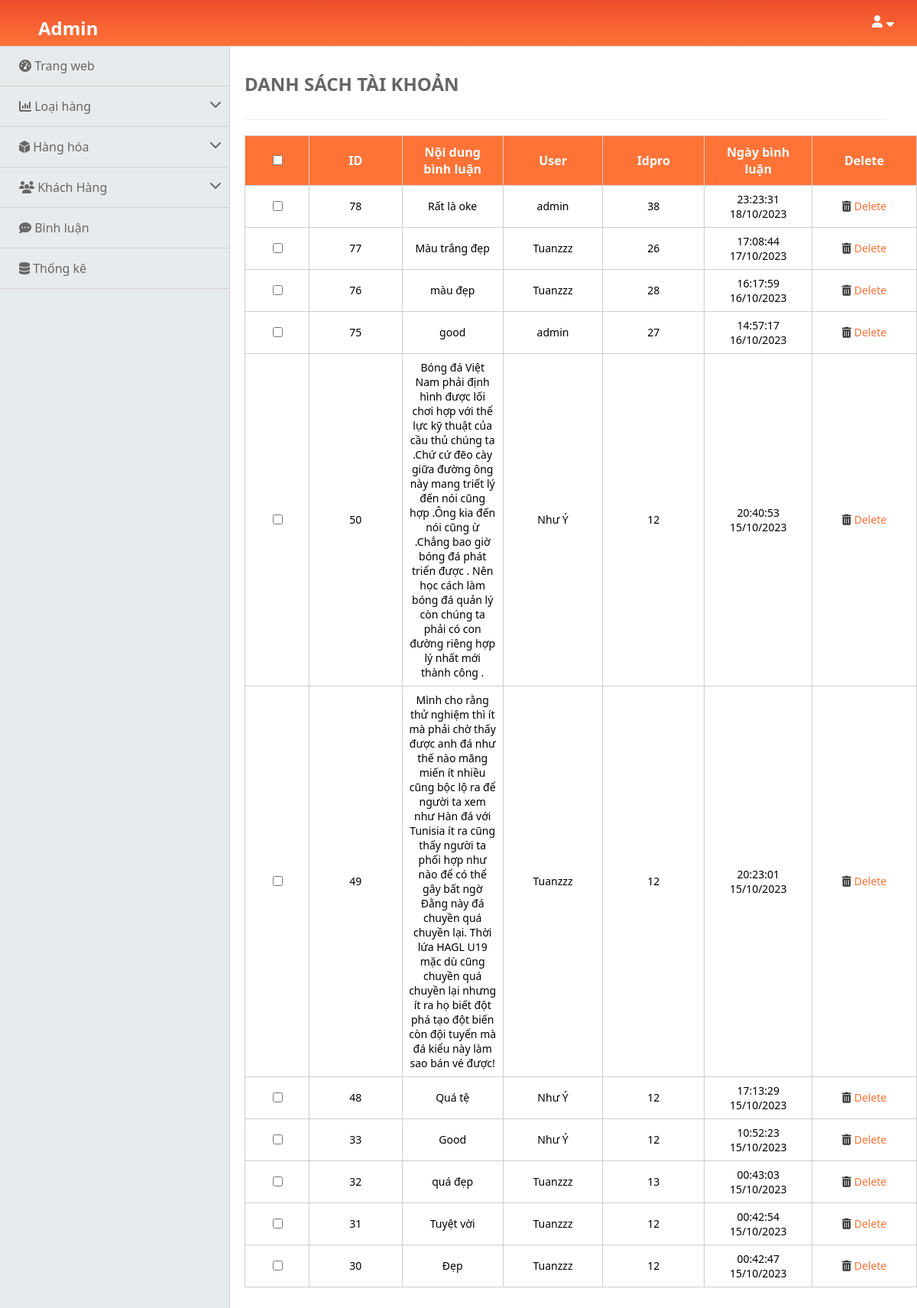
/admin/index.php?act=listbl, run on the app's committed database.
### tables this page shows
CREATE TABLE `binhluan` (
  `id` int(11) NOT NULL,
  `noidung` text NOT NULL,
  `iduser` varchar(255) NOT NULL,
  `idpro` int(11) NOT NULL,
  `ngaybinhluan` varchar(255) NOT NULL
);

CREATE TABLE `taikhoan` (
  `id` int(11) NOT NULL,
  `user` varchar(255) NOT NULL,
  `pass` varchar(255) NOT NULL,
  `email` varchar(255) NOT NULL,
  `address` varchar(255) DEFAULT NULL,
  `tel` varchar(10) DEFAULT NULL,
  `role` tinyint(4) NOT NULL
);

### model/pdo.php (called while the page is built, shortened)
<?php
function pdo_get_connection(){
    $dburl = "mysql:host=localhost;dbname=duanmau;charset=utf8";
    $username = 'root';
    $password = '';
    $conn = new PDO($dburl, $username, $password);
    $conn->setAttribute(PDO::ATTR_ERRMODE, PDO::ERRMODE_EXCEPTION);
    return $conn;
}
function pdo_query($sql){
    $sql_args = array_slice(func_get_args(), 1);
    try{
        $conn = pdo_get_connection();
        $stmt = $conn->prepare($sql);
        $stmt->execute($sql_args);
        $rows = $stmt->fetchAll();
        return $rows;
    }
    catch(PDOException $e){
        throw $e;
    }
    finally{
        unset($conn);
    }
}

### model/binhluan.php (called while the page is built, shortened)
<?php
    function loadAll_binhluan($idpro) {
        $sql = "SELECT binhluan.*, taikhoan.user AS username FROM binhluan
                LEFT JOIN taikhoan ON binhluan.iduser = taikhoan.id
                WHERE 1";
        $sql .= " ORDER BY binhluan.id DESC";
        $listbinhluan = pdo_query($sql);
        return $listbinhluan;
    }
?>

### admin/binhluan/list.php (the view, shortened to what this page needs)
<div class="artical">
            <div class="add"><h2>DANH SÁCH TÀI KHOẢN</h2></div>
            <table border="1">
                <tr class="first-table">
                    <th class="title-id"><input type="checkbox" name="" id=""></th>
                    <th class="title-table">ID</th>
                    <th class="title-table">Nội dung bình luận</th>
                    <th class="title-table">User</th>
                    <th class="title-table">Idpro</th>
                    <th class="title-table">Ngày bình luận</th>
                    <th class="title-table">Delete</th>
                </tr>
               <?php
                foreach ($listbinhluan as $binhluan) {
                    extract($binhluan);
                    $deletebl = "index.php?act=deletebl&id=".$id;
                    echo '<tr>
                            <td><input type="checkbox" name="" id=""></td>
                            <td>' .$id. '</td>
                            <td>' .$noidung. '</td>
                            <td>' .$username. '</td>
                            <td>' .$idpro. '</td>
                            <td>' .$ngaybinhluan. '</td>
                            <td><a href="'.$deletebl.'"</a><i class="fa-solid fa-trash-can"></i> Delete</td>
                        </tr>';
                }
               ?>
            </table>

### css/index.css (style rules this page uses)
body { box-sizing: border-box; margin: 0 auto; font-family: 'Noto Sans', sans-serif; }
.artical { margin-left: 320px; }
.add { margin-top: 3px; margin-right: 40px; padding: 10px 0; color: #666; border-bottom: 1px solid #eee; }
table { margin-top: 20px; border-collapse: collapse; border-color: rgb(208, 204, 204); margin-bottom: 10px; }
.title-id { padding: 10px 15px; width: 80px; }
.title-table { padding: 10px 15px; width: 150px; }
th { background-color: #ff7337; color: #fff; }
td { padding: 8px 8px; text-align: center; font-size: 14px; }
td a { text-decoration: none; color: #ff7337; }
.fa-pencil, .fa-trash-can { color: #333; }

### data on the page
binhluan: id "78", noidung "Rất là oke", iduser.user "admin", idpro "38", ngaybinhluan "23:23:31 18/10/2023"
binhluan: id "77", noidung "Màu trắng đẹp", iduser.user "Tuanzzz", idpro "26", ngaybinhluan "17:08:44 17/10/2023"
binhluan: id "76", noidung "màu đẹp", iduser.user "Tuanzzz", idpro "28", ngaybinhluan "16:17:59 16/10/2023"
binhluan: id "75", noidung "good", iduser.user "admin", idpro "27", ngaybinhluan "14:57:17 16/10/2023"
binhluan: id "50", noidung "Bóng đá Việt Nam phải định hình được lối chơi hợp với thể lực kỹ thuật của cầu thủ chúng ta .Chứ cứ đẽo cày giữa đường ông này mang triết lý đến nói cũng hợp .Ông kia đến nói cũng ừ .Chẳng bao giờ bóng đá phát triển được . Nên học cách làm bóng đá quản lý còn chúng ta phải có con đường riêng hợp lý nhất mới thành công .", iduser.user "Như Ý", idpro "12", ngaybinhluan "20:40:53 15/10/2023"
binhluan: id "49", noidung "Mình cho rằng thử nghiệm thì ít mà phải chờ thấy được anh đá như thế nào mãng miến ít nhiều cũng bộc lộ ra để người ta xem như Hàn đá với Tunisia ít ra cũng thấy người ta phối hợp như nào để có thể gây bất ngờ Đằng này đá chuyền quá chuyền lại. Thời lứa HAGL U19 mặc dù cũng chuyền quá chuyền lại nhưng ít ra họ biết đột phá tạo đột biến còn đội tuyển mà đá kiểu này làm sao bán vé được!", iduser.user "Tuanzzz", idpro "12", ngaybinhluan "20:23:01 15/10/2023"
binhluan: id "48", noidung "Quá tệ", iduser.user "Như Ý", idpro "12", ngaybinhluan "17:13:29 15/10/2023"
binhluan: id "33", noidung "Good", iduser.user "Như Ý", idpro "12", ngaybinhluan "10:52:23 15/10/2023"
binhluan: id "32", noidung "quá đẹp", iduser.user "Tuanzzz", idpro "13", ngaybinhluan "00:43:03 15/10/2023"
binhluan: id "31", noidung "Tuyệt vời", iduser.user "Tuanzzz", idpro "12", ngaybinhluan "00:42:54 15/10/2023"
binhluan: id "30", noidung "Đẹp", iduser.user "Tuanzzz", idpro "12", ngaybinhluan "00:42:47 15/10/2023"
